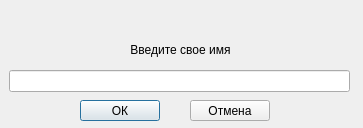
<?xml version="1.0" encoding="UTF-8"?>
<ui version="4.0">
 <class>Authorize</class>
 <widget class="QDialog" name="Authorize">
  <property name="geometry">
   <rect>
    <x>0</x>
    <y>0</y>
    <width>363</width>
    <height>128</height>
   </rect>
  </property>
  <property name="windowTitle">
   <string>Авторизация</string>
  </property>
  <widget class="QLineEdit" name="lineEdit">
   <property name="geometry">
    <rect>
     <x>9</x>
     <y>70</y>
     <width>341</width>
     <height>22</height>
    </rect>
   </property>
  </widget>
  <widget class="QLabel" name="label">
   <property name="geometry">
    <rect>
     <x>80</x>
     <y>40</y>
     <width>201</width>
     <height>20</height>
    </rect>
   </property>
   <property name="text">
    <string>Введите свое имя</string>
   </property>
   <property name="alignment">
    <set>Qt::AlignCenter</set>
   </property>
  </widget>
  <widget class="QPushButton" name="pushButton">
   <property name="geometry">
    <rect>
     <x>80</x>
     <y>100</y>
     <width>80</width>
     <height>21</height>
    </rect>
   </property>
   <property name="text">
    <string>ОК</string>
   </property>
  </widget>
  <widget class="QPushButton" name="pushButton_2">
   <property name="geometry">
    <rect>
     <x>190</x>
     <y>100</y>
     <width>80</width>
     <height>21</height>
    </rect>
   </property>
   <property name="text">
    <string>Отмена</string>
   </property>
  </widget>
 </widget>
 <resources/>
 <connections/>
</ui>
